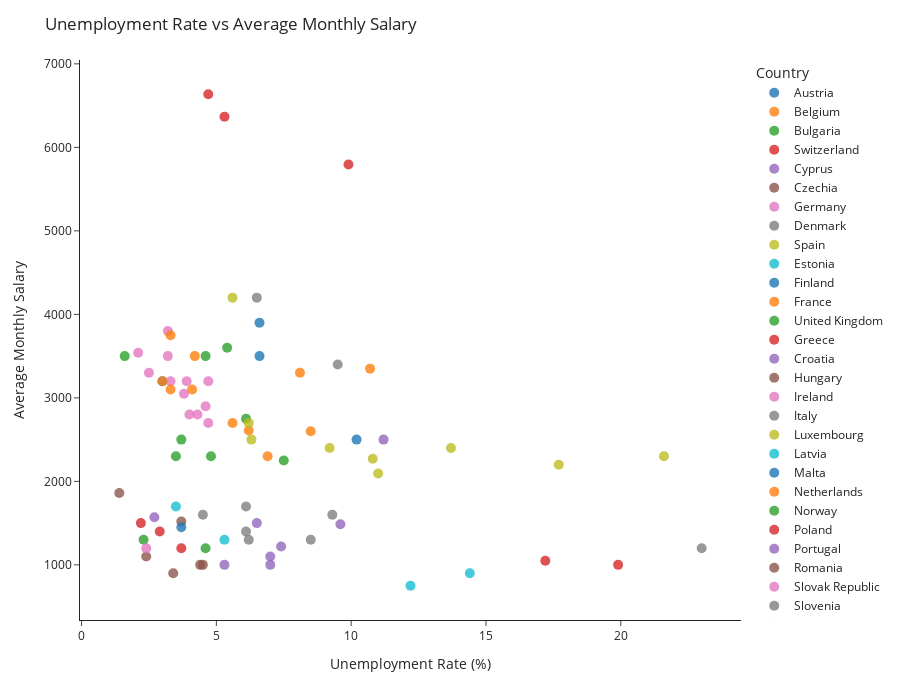

Notebook code for this chart:
### Markdown cell above
### Insight 2: Unemployment vs Salary
Comparing unemployment rate and average salary across cities helps reveal economic strength: cities with high salaries and low unemployment tend to have, strong labor markets and high productivity; meanwhile cities with high unemployment and low salaries may indicate weaker job markets.

### Code cell
fig = px.scatter(
    data_copy,
    x="Unemployment Rate",
    y="Average Monthly Salary",
    color="Country",           
    hover_name="City",         
    hover_data={
        "Unemployment Rate": True,
        "Average Monthly Salary": ":,",  # format numerico
        "Country": True
    },
    template="simple_white"
)

fig.update_traces(marker=dict(size=10, opacity=0.8))

fig.update_layout(
    title="Unemployment Rate vs Average Monthly Salary",
    xaxis_title="Unemployment Rate (%)",
    yaxis_title="Average Monthly Salary",
    width=900,
    height=700,
    legend_title="Country"
)

fig.show()

### Figure 1 — Plotly figure (JSON) as saved in the notebook; plotly's stock layout.template omitted (floating-point values rounded to 4 significant figures)
{"data": [{"customdata": [["Austria"], ["Austria"]], "hovertemplate": "<b>%{hovertext}</b><br><br>Country=%{customdata[0]}<br>Unemployment Rate=%{x}<br>Average Monthly Salary=%{y:,}<extra></extra>", "hovertext": ["Vienna", "Salzburg"], "legendgroup": "Austria", "marker": {"color": "#1F77B4", "opacity": 0.8, "size": 10, "symbol": "circle"}, "mode": "markers", "name": "Austria", "orientation": "v", "showlegend": true, "type": "scatter", "x": [10.2, 3.0], "xaxis": "x", "y": [2500, 3200], "yaxis": "y"}, {"customdata": [["Belgium"], ["Belgium"], ["Belgium"], ["Belgium"]], "hovertemplate": "<b>%{hovertext}</b><br><br>Country=%{customdata[0]}<br>Unemployment Rate=%{x}<br>Average Monthly Salary=%{y:,}<extra></extra>", "hovertext": ["Brussels", "Antwerp", "Gent", "Bruges"], "legendgroup": "Belgium", "marker": {"color": "#FF7F0E", "opacity": 0.8, "size": 10, "symbol": "circle"}, "mode": "markers", "name": "Belgium", "orientation": "v", "showlegend": true, "type": "scatter", "x": [10.7, 6.2, NaN, 5.6], "xaxis": "x", "y": [3350, 2609, 2400, 2700], "yaxis": "y"}, {"customdata": [["Bulgaria"], ["Bulgaria"]], "hovertemplate": "<b>%{hovertext}</b><br><br>Country=%{customdata[0]}<br>Unemployment Rate=%{x}<br>Average Monthly Salary=%{y:,}<extra></extra>", "hovertext": ["Sofia", "Dobrich"], "legendgroup": "Bulgaria", "marker": {"color": "#2CA02C", "opacity": 0.8, "size": 10, "symbol": "circle"}, "mode": "markers", "name": "Bulgaria", "orientation": "v", "showlegend": true, "type": "scatter", "x": [2.3, 4.6], "xaxis": "x", "y": [1300, 1200], "yaxis": "y"}, {"customdata": [["Switzerland"], ["Switzerland"], ["Switzerland"]], "hovertemplate": "<b>%{hovertext}</b><br><br>Country=%{customdata[0]}<br>Unemployment Rate=%{x}<br>Average Monthly Salary=%{y:,}<extra></extra>", "hovertext": ["Zurich", "Geneva", "Basel"], "legendgroup": "Switzerland", "marker": {"color": "#D62728", "opacity": 0.8, "size": 10, "symbol": "circle"}, "mode": "markers", "name": "Switzerland", "orientation": "v", "showlegend": true, "type": "scatter", "x": [4.7, 9.9, 5.3], "xaxis": "x", "y": [6636, 5794, 6366], "yaxis": "y"}, {"customdata": [["Cyprus"], ["Cyprus"]], "hovertemplate": "<b>%{hovertext}</b><br><br>Country=%{customdata[0]}<br>Unemployment Rate=%{x}<br>Average Monthly Salary=%{y:,}<extra></extra>", "hovertext": ["Lefkosia", "Lemesos"], "legendgroup": "Cyprus", "marker": {"color": "#9467BD", "opacity": 0.8, "size": 10, "symbol": "circle"}, "mode": "markers", "name": "Cyprus", "orientation": "v", "showlegend": true, "type": "scatter", "x": [9.6, 11.2], "xaxis": "x", "y": [1486, 2500], "yaxis": "y"}, {"customdata": [["Czechia"], ["Czechia"]], "hovertemplate": "<b>%{hovertext}</b><br><br>Country=%{customdata[0]}<br>Unemployment Rate=%{x}<br>Average Monthly Salary=%{y:,}<extra></extra>", "hovertext": ["Prague", "Ostrava"], "legendgroup": "Czechia", "marker": {"color": "#8C564B", "opacity": 0.8, "size": 10, "symbol": "circle"}, "mode": "markers", "name": "Czechia", "orientation": "v", "showlegend": true, "type": "scatter", "x": [1.4, 3.7], "xaxis": "x", "y": [1860, 1520], "yaxis": "y"}, {"customdata": [["Germany"], ["Germany"], ["Germany"], ["Germany"], ["Germany"], ["Germany"], ["Germany"], ["Germany"], ["Germany"], ["Germany"]], "hovertemplate": "<b>%{hovertext}</b><br><br>Country=%{customdata[0]}<br>Unemployment Rate=%{x}<br>Average Monthly Salary=%{y:,}<extra></extra>", "hovertext": ["Berlin", "Hamburg", "Munich", "Cologne", "Frankfurt am Main", "Stuttgart", "Leipzig", "Dresden", "Dusseldorf", "Hanover"], "legendgroup": "Germany", "marker": {"color": "#E377C2", "opacity": 0.8, "size": 10, "symbol": "circle"}, "mode": "markers", "name": "Germany", "orientation": "v", "showlegend": true, "type": "scatter", "x": [4.7, 3.2, 2.1, 3.9, 3.2, 2.5, 4.3, 3.8, 3.3, 4.0], "xaxis": "x", "y": [3200, 3500, 3540, 3200, 3800, 3300, 2800, 3050, 3200, 2800], "yaxis": "y"}, {"customdata": [["Denmark"], ["Denmark"]], "hovertemplate": "<b>%{hovertext}</b><br><br>Country=%{customdata[0]}<br>Unemployment Rate=%{x}<br>Average Monthly Salary=%{y:,}<extra></extra>", "hovertext": ["Copenhagen", "Odense"], "legendgroup": "Denmark", "marker": {"color": "#7F7F7F", "opacity": 0.8, "size": 10, "symbol": "circle"}, "mode": "markers", "name": "Denmark", "orientation": "v", "showlegend": true, "type": "scatter", "x": [6.5, 9.5], "xaxis": "x", "y": [4200, 3400], "yaxis": "y"}, {"customdata": [["Spain"], ["Spain"], ["Spain"], ["Spain"], ["Spain"]], "hovertemplate": "<b>%{hovertext}</b><br><br>Country=%{customdata[0]}<br>Unemployment Rate=%{x}<br>Average Monthly Salary=%{y:,}<extra></extra>", "hovertext": ["Madrid", "Barcelona", "Valencia", "Seville", "Malaga"], "legendgroup": "Spain", "marker": {"color": "#BCBD22", "opacity": 0.8, "size": 10, "symbol": "circle"}, "mode": "markers", "name": "Spain", "orientation": "v", "showlegend": true, "type": "scatter", "x": [10.8, 11.0, 13.7, 21.6, 17.7], "xaxis": "x", "y": [2271, 2094, 2400, 2300, 2200], "yaxis": "y"}, {"customdata": [["Estonia"]], "hovertemplate": "<b>%{hovertext}</b><br><br>Country=%{customdata[0]}<br>Unemployment Rate=%{x}<br>Average Monthly Salary=%{y:,}<extra></extra>", "hovertext": ["Tallinn"], "legendgroup": "Estonia", "marker": {"color": "#17BECF", "opacity": 0.8, "size": 10, "symbol": "circle"}, "mode": "markers", "name": "Estonia", "orientation": "v", "showlegend": true, "type": "scatter", "x": [3.5], "xaxis": "x", "y": [1700], "yaxis": "y"}, {"customdata": [["Finland"], ["Finland"]], "hovertemplate": "<b>%{hovertext}</b><br><br>Country=%{customdata[0]}<br>Unemployment Rate=%{x}<br>Average Monthly Salary=%{y:,}<extra></extra>", "hovertext": ["Helsinki", "Tampere"], "legendgroup": "Finland", "marker": {"color": "#1F77B4", "opacity": 0.8, "size": 10, "symbol": "circle"}, "mode": "markers", "name": "Finland", "orientation": "v", "showlegend": true, "type": "scatter", "x": [6.6, 6.6], "xaxis": "x", "y": [3900, 3500], "yaxis": "y"}, {"customdata": [["France"], ["France"], ["France"]], "hovertemplate": "<b>%{hovertext}</b><br><br>Country=%{customdata[0]}<br>Unemployment Rate=%{x}<br>Average Monthly Salary=%{y:,}<extra></extra>", "hovertext": ["Paris", "Lyon", "Toulouse"], "legendgroup": "France", "marker": {"color": "#FF7F0E", "opacity": 0.8, "size": 10, "symbol": "circle"}, "mode": "markers", "name": "France", "orientation": "v", "showlegend": true, "type": "scatter", "x": [8.1, 6.9, 8.5], "xaxis": "x", "y": [3300, 2300, 2600], "yaxis": "y"}, {"customdata": [["United Kingdom"], ["United Kingdom"], ["United Kingdom"], ["United Kingdom"], ["United Kingdom"]], "hovertemplate": "<b>%{hovertext}</b><br><br>Country=%{customdata[0]}<br>Unemployment Rate=%{x}<br>Average Monthly Salary=%{y:,}<extra></extra>", "hovertext": ["London", "Leeds", "Glasgow", "Liverpool", "Edinburgh"], "legendgroup": "United Kingdom", "marker": {"color": "#2CA02C", "opacity": 0.8, "size": 10, "symbol": "circle"}, "mode": "markers", "name": "United Kingdom", "orientation": "v", "showlegend": true, "type": "scatter", "x": [6.1, 3.5, 4.8, 7.5, 3.7], "xaxis": "x", "y": [2750, 2300, 2300, 2250, 2500], "yaxis": "y"}, {"customdata": [["Greece"], ["Greece"]], "hovertemplate": "<b>%{hovertext}</b><br><br>Country=%{customdata[0]}<br>Unemployment Rate=%{x}<br>Average Monthly Salary=%{y:,}<extra></extra>", "hovertext": ["Athens", "Thessaloniki"], "legendgroup": "Greece", "marker": {"color": "#D62728", "opacity": 0.8, "size": 10, "symbol": "circle"}, "mode": "markers", "name": "Greece", "orientation": "v", "showlegend": true, "type": "scatter", "x": [17.2, 19.9], "xaxis": "x", "y": [1050, 1000], "yaxis": "y"}, {"customdata": [["Croatia"], ["Croatia"]], "hovertemplate": "<b>%{hovertext}</b><br><br>Country=%{customdata[0]}<br>Unemployment Rate=%{x}<br>Average Monthly Salary=%{y:,}<extra></extra>", "hovertext": ["Zagreb", "Split"], "legendgroup": "Croatia", "marker": {"color": "#9467BD", "opacity": 0.8, "size": 10, "symbol": "circle"}, "mode": "markers", "name": "Croatia", "orientation": "v", "showlegend": true, "type": "scatter", "x": [2.7, 6.5], "xaxis": "x", "y": [1570, 1500], "yaxis": "y"}, {"customdata": [["Hungary"], ["Hungary"], ["Hungary"]], "hovertemplate": "<b>%{hovertext}</b><br><br>Country=%{customdata[0]}<br>Unemployment Rate=%{x}<br>Average Monthly Salary=%{y:,}<extra></extra>", "hovertext": ["Budapest", "Miskolc", "Debrecen"], "legendgroup": "Hungary", "marker": {"color": "#8C564B", "opacity": 0.8, "size": 10, "symbol": "circle"}, "mode": "markers", "name": "Hungary", "orientation": "v", "showlegend": true, "type": "scatter", "x": [2.4, 4.4, 4.5], "xaxis": "x", "y": [1100, 1000, 1000], "yaxis": "y"}, {"customdata": [["Ireland"], ["Ireland"]], "hovertemplate": "<b>%{hovertext}</b><br><br>Country=%{customdata[0]}<br>Unemployment Rate=%{x}<br>Average Monthly Salary=%{y:,}<extra></extra>", "hovertext": ["Dublin", "Cork"], "legendgroup": "Ireland", "marker": {"color": "#E377C2", "opacity": 0.8, "size": 10, "symbol": "circle"}, "mode": "markers", "name": "Ireland", "orientation": "v", "showlegend": true, "type": "scatter", "x": [4.6, 4.7], "xaxis": "x", "y": [2900, 2700], "yaxis": "y"}, {"customdata": [["Italy"], ["Italy"], ["Italy"], ["Italy"], ["Italy"], ["Italy"]], "hovertemplate": "<b>%{hovertext}</b><br><br>Country=%{customdata[0]}<br>Unemployment Rate=%{x}<br>Average Monthly Salary=%{y:,}<extra></extra>", "hovertext": ["Rome", "Milan", "Naples", "Turin", "Florence", "Venice"], "legendgroup": "Italy", "marker": {"color": "#7F7F7F", "opacity": 0.8, "size": 10, "symbol": "circle"}, "mode": "markers", "name": "Italy", "orientation": "v", "showlegend": true, "type": "scatter", "x": [9.3, 6.1, 23.0, 8.5, 6.2, 6.1], "xaxis": "x", "y": [1600, 1700, 1200, 1300, 1300, 1400], "yaxis": "y"}, {"customdata": [["Luxembourg"]], "hovertemplate": "<b>%{hovertext}</b><br><br>Country=%{customdata[0]}<br>Unemployment Rate=%{x}<br>Average Monthly Salary=%{y:,}<extra></extra>", "hovertext": ["Luxembourg"], "legendgroup": "Luxembourg", "marker": {"color": "#BCBD22", "opacity": 0.8, "size": 10, "symbol": "circle"}, "mode": "markers", "name": "Luxembourg", "orientation": "v", "showlegend": true, "type": "scatter", "x": [5.6], "xaxis": "x", "y": [4200], "yaxis": "y"}, {"customdata": [["Latvia"]], "hovertemplate": "<b>%{hovertext}</b><br><br>Country=%{customdata[0]}<br>Unemployment Rate=%{x}<br>Average Monthly Salary=%{y:,}<extra></extra>", "hovertext": ["Riga"], "legendgroup": "Latvia", "marker": {"color": "#17BECF", "opacity": 0.8, "size": 10, "symbol": "circle"}, "mode": "markers", "name": "Latvia", "orientation": "v", "showlegend": true, "type": "scatter", "x": [5.3], "xaxis": "x", "y": [1300], "yaxis": "y"}, {"customdata": [["Malta"]], "hovertemplate": "<b>%{hovertext}</b><br><br>Country=%{customdata[0]}<br>Unemployment Rate=%{x}<br>Average Monthly Salary=%{y:,}<extra></extra>", "hovertext": ["Malta"], "legendgroup": "Malta", "marker": {"color": "#1F77B4", "opacity": 0.8, "size": 10, "symbol": "circle"}, "mode": "markers", "name": "Malta", "orientation": "v", "showlegend": true, "type": "scatter", "x": [3.7], "xaxis": "x", "y": [1450], "yaxis": "y"}, {"customdata": [["Netherlands"], ["Netherlands"], ["Netherlands"], ["Netherlands"], ["Netherlands"]], "hovertemplate": "<b>%{hovertext}</b><br><br>Country=%{customdata[0]}<br>Unemployment Rate=%{x}<br>Average Monthly Salary=%{y:,}<extra></extra>", "hovertext": ["The Hague", "Amsterdam", "Rotterdam", "Utrecht", "Eindhoven"], "legendgroup": "Netherlands", "marker": {"color": "#FF7F0E", "opacity": 0.8, "size": 10, "symbol": "circle"}, "mode": "markers", "name": "Netherlands", "orientation": "v", "showlegend": true, "type": "scatter", "x": [4.2, 3.3, 4.1, 3.0, 3.3], "xaxis": "x", "y": [3500, 3750, 3100, 3200, 3100], "yaxis": "y"}, {"customdata": [["Norway"], ["Norway"], ["Norway"]], "hovertemplate": "<b>%{hovertext}</b><br><br>Country=%{customdata[0]}<br>Unemployment Rate=%{x}<br>Average Monthly Salary=%{y:,}<extra></extra>", "hovertext": ["Oslo", "Bergen", "Stavanger"], "legendgroup": "Norway", "marker": {"color": "#2CA02C", "opacity": 0.8, "size": 10, "symbol": "circle"}, "mode": "markers", "name": "Norway", "orientation": "v", "showlegend": true, "type": "scatter", "x": [5.4, 4.6, 1.6], "xaxis": "x", "y": [3600, 3500, 3500], "yaxis": "y"}, {"customdata": [["Poland"], ["Poland"], ["Poland"]], "hovertemplate": "<b>%{hovertext}</b><br><br>Country=%{customdata[0]}<br>Unemployment Rate=%{x}<br>Average Monthly Salary=%{y:,}<extra></extra>", "hovertext": ["Warsaw", "Lodz", "Cracow"], "legendgroup": "Poland", "marker": {"color": "#D62728", "opacity": 0.8, "size": 10, "symbol": "circle"}, "mode": "markers", "name": "Poland", "orientation": "v", "showlegend": true, "type": "scatter", "x": [2.2, 3.7, 2.9], "xaxis": "x", "y": [1500, 1200, 1400], "yaxis": "y"}, {"customdata": [["Portugal"], ["Portugal"], ["Portugal"], ["Portugal"]], "hovertemplate": "<b>%{hovertext}</b><br><br>Country=%{customdata[0]}<br>Unemployment Rate=%{x}<br>Average Monthly Salary=%{y:,}<extra></extra>", "hovertext": ["Lisbon", "Porto", "Braga", "Coimbra"], "legendgroup": "Portugal", "marker": {"color": "#9467BD", "opacity": 0.8, "size": 10, "symbol": "circle"}, "mode": "markers", "name": "Portugal", "orientation": "v", "showlegend": true, "type": "scatter", "x": [7.4, 7.0, 7.0, 5.3], "xaxis": "x", "y": [1220, 1100, 1000, 1000], "yaxis": "y"}, {"customdata": [["Romania"]], "hovertemplate": "<b>%{hovertext}</b><br><br>Country=%{customdata[0]}<br>Unemployment Rate=%{x}<br>Average Monthly Salary=%{y:,}<extra></extra>", "hovertext": ["Giroc"], "legendgroup": "Romania", "marker": {"color": "#8C564B", "opacity": 0.8, "size": 10, "symbol": "circle"}, "mode": "markers", "name": "Romania", "orientation": "v", "showlegend": true, "type": "scatter", "x": [3.4], "xaxis": "x", "y": [900], "yaxis": "y"}, {"customdata": [["Slovak Republic"]], "hovertemplate": "<b>%{hovertext}</b><br><br>Country=%{customdata[0]}<br>Unemployment Rate=%{x}<br>Average Monthly Salary=%{y:,}<extra></extra>", "hovertext": ["Bratislava"], "legendgroup": "Slovak Republic", "marker": {"color": "#E377C2", "opacity": 0.8, "size": 10, "symbol": "circle"}, "mode": "markers", "name": "Slovak Republic", "orientation": "v", "showlegend": true, "type": "scatter", "x": [2.4], "xaxis": "x", "y": [1200], "yaxis": "y"}, {"customdata": [["Slovenia"]], "hovertemplate": "<b>%{hovertext}</b><br><br>Country=%{customdata[0]}<br>Unemployment Rate=%{x}<br>Average Monthly Salary=%{y:,}<extra></extra>", "hovertext": ["Ljubljana"], "legendgroup": "Slovenia", "marker": {"color": "#7F7F7F", "opacity": 0.8, "size": 10, "symbol": "circle"}, "mode": "markers", "name": "Slovenia", "orientation": "v", "showlegend": true, "type": "scatter", "x": [4.5], "xaxis": "x", "y": [1600], "yaxis": "y"}, {"customdata": [["Sweden"], ["Sweden"], ["Sweden"]], "hovertemplate": "<b>%{hovertext}</b><br><br>Country=%{customdata[0]}<br>Unemployment Rate=%{x}<br>Average Monthly Salary=%{y:,}<extra></extra>", "hovertext": ["Stockholm", "Gothenburg", "Malmo"], "legendgroup": "Sweden", "marker": {"color": "#BCBD22", "opacity": 0.8, "size": 10, "symbol": "circle"}, "mode": "markers", "name": "Sweden", "orientation": "v", "showlegend": true, "type": "scatter", "x": [6.2, 6.3, 9.2], "xaxis": "x", "y": [2700, 2500, 2400], "yaxis": "y"}, {"customdata": [["Turkiye"], ["Turkiye"]], "hovertemplate": "<b>%{hovertext}</b><br><br>Country=%{customdata[0]}<br>Unemployment Rate=%{x}<br>Average Monthly Salary=%{y:,}<extra></extra>", "hovertext": ["Ankara", "Adana"], "legendgroup": "Turkiye", "marker": {"color": "#17BECF", "opacity": 0.8, "size": 10, "symbol": "circle"}, "mode": "markers", "name": "Turkiye", "orientation": "v", "showlegend": true, "type": "scatter", "x": [14.4, 12.2], "xaxis": "x", "y": [900, 750], "yaxis": "y"}], "layout": {"height": 700, "legend": {"title": {"text": "Country"}, "tracegroupgap": 0}, "margin": {"t": 60}, "title": {"text": "Unemployment Rate vs Average Monthly Salary"}, "width": 900, "xaxis": {"anchor": "y", "domain": [0, 1], "title": {"text": "Unemployment Rate (%)"}}, "yaxis": {"anchor": "x", "domain": [0, 1], "title": {"text": "Average Monthly Salary"}}}}
